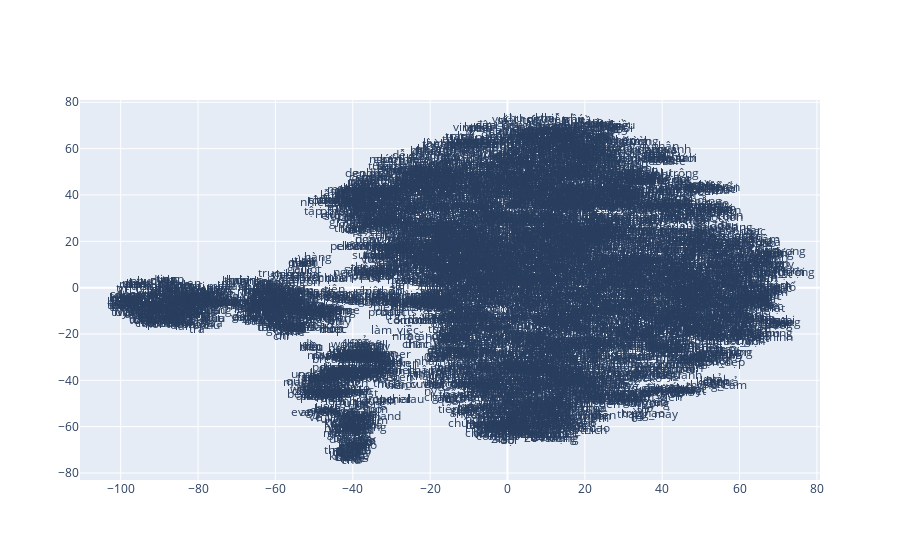

The code cell stored with this chart in its notebook:
### Code cell
#reducing dimensionality of the words to 2 dimensions using tSNE with final_train dataset
import matplotlib.pyplot as plt
from sklearn.decomposition import IncrementalPCA    # inital reduction
from sklearn.manifold import TSNE                   # final reduction

def reduce_dimensions(model):
    num_dimensions = 2  # final num dimensions (2D, 3D, etc)

    # extract the words & their vectors, as numpy arrays
    vectors = np.asarray(model.wv.vectors)
    labels = np.asarray(model.wv.index_to_key)  # fixed-width numpy strings

    # reduce using t-SNE
    tsne = TSNE(n_components=num_dimensions, random_state=0)
    vectors = tsne.fit_transform(vectors)

    x_vals = [v[0] for v in vectors]
    y_vals = [v[1] for v in vectors]
    return x_vals, y_vals, labels


x_vals, y_vals, labels = reduce_dimensions(w2v_model)

def plot_with_plotly(x_vals, y_vals, labels, plot_in_notebook=True):
    from plotly.offline import init_notebook_mode, iplot, plot
    import plotly.graph_objs as go

    trace = go.Scatter(x=x_vals, y=y_vals, mode='text', text=labels)
    data = [trace]

    if plot_in_notebook:
        init_notebook_mode(connected=True)
        iplot(data, filename='word-embedding-plot')
    else:
        plot(data, filename='word-embedding-plot.html')


def plot_with_matplotlib(x_vals, y_vals, labels):
    import matplotlib.pyplot as plt
    import random

    random.seed(0)

    plt.figure(figsize=(12, 12))
    plt.scatter(x_vals, y_vals)

    #
    # Label randomly subsampled 25 data points
    #
    indices = list(range(len(labels)))
    selected_indices = random.sample(indices, 25)
    for i in selected_indices:
        plt.annotate(labels[i], (x_vals[i], y_vals[i]))

try:
    get_ipython()
except Exception:
    plot_function = plot_with_matplotlib
else:
    plot_function = plot_with_plotly

plot_function(x_vals, y_vals, labels)

### Figure 1 — Plotly figure (JSON) as saved in the notebook; plotly's stock layout.template omitted (floating-point values rounded to 4 significant figures; data arrays with more than 128 entries replaced by an {"elided": "..."} marker saying what was removed)
{"data": [{"mode": "text", "text": {"elided": "4908 str values"}, "type": "scatter", "x": {"elided": "4908 float values"}, "y": {"elided": "4908 float values"}}], "layout": {}}
